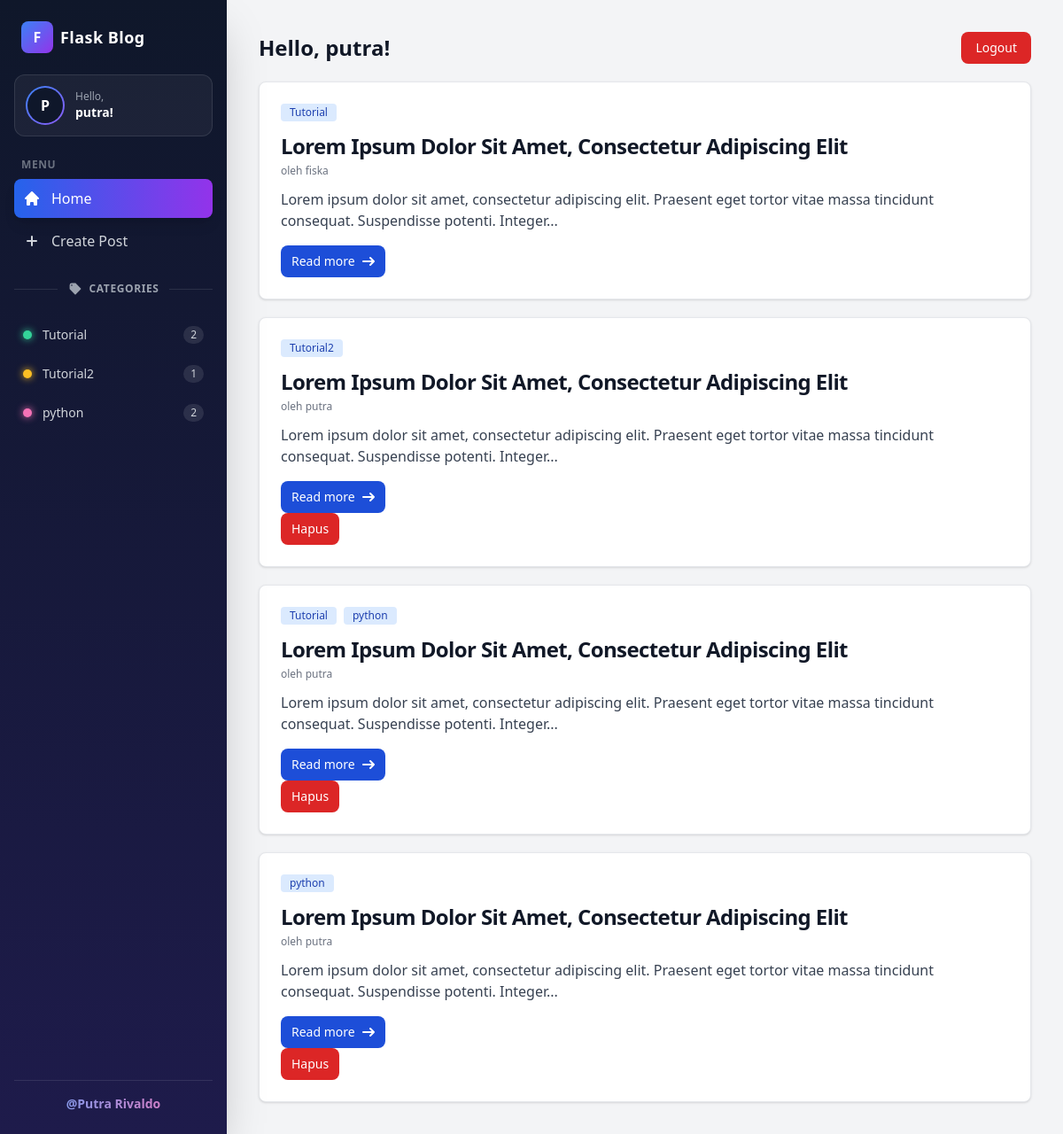
The page / (signed in) on the database its author committed.
### app/user/models.py (models this page shows)
class User(db.Model, UserMixin):
    __tablename__ = 'users'
    id:Mapped[int] = mapped_column(Integer, primary_key=True)
    username: Mapped[str] = mapped_column(String(255), unique=True)
    password: Mapped[str]
    posts: Mapped['Post'] = relationship(back_populates='user')

### app/post/models.py (models this page shows)
class Category(db.Model):
    __tablename__ = 'categories'
    id: Mapped[int] = mapped_column(Integer, primary_key=True)
    name: Mapped[str] = mapped_column(String(100), unique=True)
    posts: Mapped[List["Post"]] = relationship(
        secondary=post_categories_table, back_populates='categories'
    )

class Post(db.Model):
    __tablename__ = 'posts'
    id: Mapped[int] = mapped_column(Integer, primary_key=True)
    title: Mapped[str] = mapped_column(String(255))
    body: Mapped[str] = mapped_column(Text)
    user_id: Mapped[int] = mapped_column(ForeignKey('users.id'))
    user: Mapped["User"] = relationship(back_populates='posts')
    categories: Mapped[List["Category"]] = relationship(
        secondary=post_categories_table, back_populates='posts'
    )

### app/public/views.py (the view)
@blueprint.route('/')
@login_required
def home():
    posts = Post.query.order_by(Post.id.desc()).all()
    return render_template('home.html', posts=posts)

### app/app.py (called while the page is built)
def create_app():
    app = Flask(__name__)
    app.config.from_object(Config)
    register_extensions(app)
    register_blueprints(app)
    @app.errorhandler(401)
    def unauthorized(error):
        return render_template('401.html'), 401
    @app.context_processor
    def inject_categories():
        return {"sidebar_categories": Category.query.order_by(Category.name).all()}
    return app

### app/templates/home.html (shortened to what this page needs)
{% extends 'base.html' %}
{% block content %}
<div class="flex items-center justify-between m-5">
    <h1 class="text-2xl font-bold text-gray-900">
        Hello, {{ session.get('username', 'Guest') }}!
    </h1>
    {% if session.get('user_id') %}
        <a href="{{ url_for('user.logout') }}"
           class="px-4 py-2 text-sm font-medium text-white bg-red-600 rounded-lg hover:bg-red-700 focus:ring-4 focus:ring-red-300">
            Logout
        </a>
    {% else %}
        <a href="{{ url_for('user.login') }}"
           class="px-4 py-2 text-sm font-medium text-white bg-blue-700 rounded-lg hover:bg-blue-800 focus:ring-4 focus:ring-blue-300">
            Login
        </a>
    {% endif %}
</div>
{% include 'posts.html' %}
{% endblock %}

### app/templates/sidebar.html (shortened to what this page needs)
<aside id="sidebar" class="fixed top-0 left-0 z-40 w-64 h-screen sidebar-bg shadow-2xl" aria-label="Sidebar">
    <div class="flex flex-col h-full px-4 py-6 overflow-y-auto">
        <div class="flex items-center gap-2 px-2 mb-6">
            <div class="flex items-center justify-center w-9 h-9 rounded-lg bg-gradient-to-br from-blue-500 to-purple-600 text-white font-bold">
                F
            </div>
            <span class="text-lg font-bold text-white tracking-wide">Flask Blog</span>
        </div>
        <div class="flex items-center gap-3 p-3 mb-6 rounded-xl bg-white/5 border border-white/10">
            <div class="p-0.5 rounded-full avatar-ring">
                <div class="flex items-center justify-center w-10 h-10 rounded-full bg-slate-900 text-white font-semibold">
                    {{ (session.get('username') or 'G')[0]|upper }}
                </div>
            </div>
            <div class="min-w-0">
                <p class="text-xs text-gray-400">Hello,</p>
                <p class="text-sm font-semibold text-white truncate">{{ session.get('username', 'Guest') }}!</p>
            </div>
        </div>
        <p class="px-2 mb-2 text-xs font-semibold tracking-wider text-gray-500 uppercase">Menu</p>
        <ul class="space-y-1 font-medium">
            <li>
                <a href="{{ url_for('public.home') }}"
                   class="menu-link flex items-center p-2.5 rounded-lg group
                   {% if request.endpoint == 'public.home' %}bg-gradient-to-r from-blue-600 to-purple-600 text-white shadow-lg{% else %}text-gray-300 hover:bg-white/10 hover:text-white{% endif %}">
                    <span class="ms-3">Home</span>
                </a>
            </li>
                 <li>
   {% if session.get('user_id') %}
<li>
    <a href="{{ url_for('post.create') }}"
       class="menu-link flex items-center p-2.5 rounded-lg group
       {% if request.endpoint == 'post.create' %}bg-gradient-to-r from-blue-600 to-purple-600 text-white shadow-lg{% else %}text-gray-300 hover:bg-white/10 hover:text-white{% endif %}">
        <svg class="w-5 h-5" aria-hidden="true" xmlns="http://www.w3.org/2000/svg" fill="none" viewBox="0 0 20 20">
            <path stroke="currentColor" stroke-linecap="round" stroke-linejoin="round" stroke-width="2" d="M10 5v10M5 10h10"/>
        </svg>
        <span class="ms-3">Create Post</span>
    </a>
</li>
{% endif %}
        </ul>
{% if session.get('user_id') %}
        <div class="flex items-center my-6">
            <div class="flex-grow border-t border-white/10"></div>
            <span class="flex items-center gap-2 px-3 text-xs font-semibold tracking-wider text-gray-400 uppercase">
                Categories
            </span>
            <div class="flex-grow border-t border-white/10"></div>
        </div>
        {% endif %}
{% set warna = ['emerald', 'amber', 'pink', 'sky', 'violet', 'orange'] %}
<ul class="space-y-1 font-medium">
    {% for c in sidebar_categories %}
        {% set w = warna[loop.index0 % warna|length] %}
        {% set aktif = request.endpoint == 'post.category' and request.view_args.get('category_id') == c.id %}
         {% if session.get('user_id') %}
        <li>
            <a href="{{ url_for('post.category', category_id=c.id) }}"
               class="menu-link flex items-center justify-between p-2.5 text-sm rounded-lg
               {% if aktif %}bg-white/15 text-white{% else %}text-gray-300 hover:bg-white/10 hover:text-white{% endif %}">
                <span class="flex items-center gap-3">
                    <span class="w-2.5 h-2.5 rounded-full bg-{{ w }}-400 shadow-[0_0_8px] shadow-{{ w }}-400"></span>
                    {{ c.name }}
                </span>
                <span class="px-2 py-0.5 text-xs rounded-full bg-white/10 text-gray-300">{{ c.posts|length }}</span>
            </a>
        </li>
        {% endif %}
    {% else %}
        <li class="px-2.5 text-sm text-gray-500">Belum ada kategori.</li>
    {% endfor %}
</ul>
        <div class="pt-4 mt-auto text-center border-t border-white/10">
            <p class="text-sm font-semibold text-transparent bg-clip-text bg-gradient-to-r from-blue-400 to-pink-400">@Putra Rivaldo</p>
        </div>
    </div>
</aside>

### app/templates/posts.html (shortened to what this page needs)
{% for post in posts %}
    <div class="p-6 m-5 bg-white border border-gray-200 rounded-lg shadow dark:bg-gray-800 dark:border-gray-700">
        {% if post.categories %}
            <div class="flex flex-wrap gap-2 mb-3">
                {% for category in post.categories %}
                    <span class="px-2.5 py-0.5 text-xs font-medium text-blue-800 bg-blue-100 rounded">{{ category.name }}</span>
                {% endfor %}
            </div>
        {% endif %}
        <h5 class="mb-1 text-2xl font-bold tracking-tight text-gray-900 dark:text-white">{{ post.title }}</h5>
        <p class="mb-3 text-xs text-gray-500 dark:text-gray-400">oleh {{ post.user.username }}</p>
        <p class="mb-4 font-normal text-gray-700 dark:text-gray-400">{{ post.body|truncate(150) }}</p>
<div class="flex items-center gap-2">
    <a href="{{ url_for('post.detail', post_id=post.id) }}"
       class="inline-flex items-center px-3 py-2 text-sm font-medium text-white bg-blue-700 rounded-lg hover:bg-blue-800">
        Read more
        <svg class="w-3.5 h-3.5 ms-2" aria-hidden="true" xmlns="http://www.w3.org/2000/svg" fill="none" viewBox="0 0 14 10">
            <path stroke="currentColor" stroke-linecap="round" stroke-linejoin="round" stroke-width="2" d="M1 5h12m0 0L9 1m4 4L9 9"/>
        </svg>
    </a>
</div>
        {% if session.get('user_id') == post.user_id %}
        <form method="POST" action="{{ url_for('post.delete', post_id=post.id) }}"
              onsubmit="return confirm('Yakin ingin menghapus postingan ini?')">
            <button type="submit" class="px-3 py-2 text-sm font-medium text-white bg-red-600 rounded-lg hover:bg-red-700">
                Hapus
            </button>
        </form>
        {% endif %}
    </div>
{% else %}
    <div class="p-6 m-5 text-center text-gray-500 bg-white border border-gray-200 rounded-lg">
        Belum ada postingan.
        <a href="{{ url_for('post.create') }}" class="font-medium text-blue-600 hover:underline">Buat postingan pertama</a>
    </div>
{% endfor %}

### app/templates/sidebar.html (style rules this page uses)
.sidebar-bg { background: linear-gradient(180deg, #0f172a 0%, #1e1b4b 100%); }
.avatar-ring { background: linear-gradient(135deg, #3b82f6, #8b5cf6, #ec4899); animation: putar-warna 6s linear infinite; background-size: 200% 200%; }
.menu-link { transition: all 0.2s ease; }

### rows shown on the page
User: get "putra"
Category: name "Tutorial", posts|length "2"
Category: name "Tutorial2", posts|length "1"
Category: name "python", posts|length "2"
Post: title "Lorem Ipsum Dolor Sit Amet, Consectetur Adipiscing Elit", user.username "fiska", body "Lorem ipsum dolor sit amet, consectetur adipiscing elit. Praesent eget tortor vitae massa tincidunt consequat. Suspendisse potenti. Integer..."
Post: title "Lorem Ipsum Dolor Sit Amet, Consectetur Adipiscing Elit", user.username "putra", body "Lorem ipsum dolor sit amet, consectetur adipiscing elit. Praesent eget tortor vitae massa tincidunt consequat. Suspendisse potenti. Integer..."
Post: title "Lorem Ipsum Dolor Sit Amet, Consectetur Adipiscing Elit", user.username "putra", body "Lorem ipsum dolor sit amet, consectetur adipiscing elit. Praesent eget tortor vitae massa tincidunt consequat. Suspendisse potenti. Integer..."
Post: title "Lorem Ipsum Dolor Sit Amet, Consectetur Adipiscing Elit", user.username "putra", body "Lorem ipsum dolor sit amet, consectetur adipiscing elit. Praesent eget tortor vitae massa tincidunt consequat. Suspendisse potenti. Integer..."

### other values the page prints
{{ (session.get('username') or 'G')[0]|upper }} "P"
